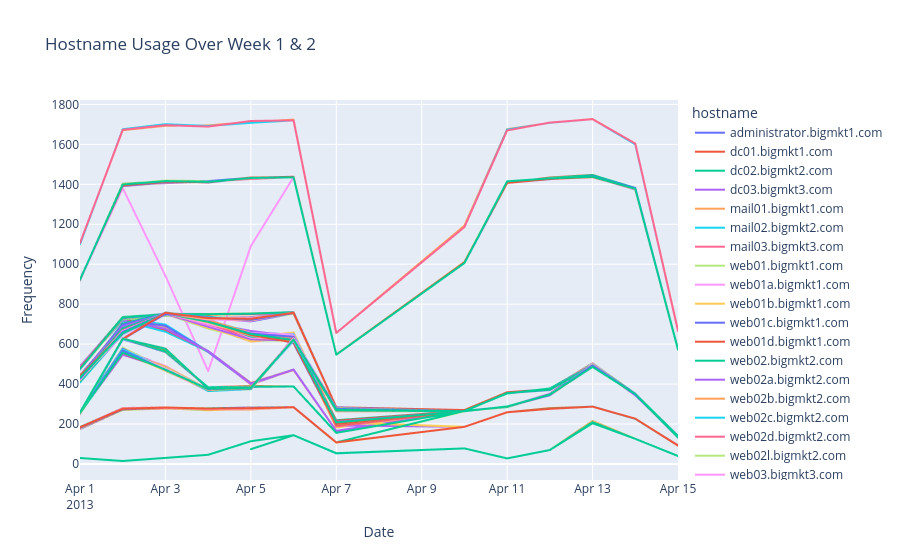

Here is the notebook cell this chart was saved with:
### Markdown cell above
There is a gap in data between Week 1 and Week 2 from 4/7 to 4/10 due to Big Marketing's network being down while an Intrusion Prevention System (IPS) was installed for heightened security.


Starting at 4/2, shorter session durations occur due to denial of service attacks and malicious code causing infection to visiting computers.

### Code cell
# Hostname Usage Over Weeks 1 & 2

# Extract the date from 'parsedDate' for both weeks
week1_bb['Date'] = week1_bb['parsedDate'].dt.date
week2_bb['Date'] = week2_bb['parsedDate'].dt.date


# Concatenate data from both weeks
combined_data = pd.concat([week1_bb, week2_bb])


# Group the combined data by 'Date' and 'hostname' and count the occurrences
hostname_frequencies = combined_data.groupby(['Date', 'hostname']).size().reset_index(name='Frequency')


# Create a line graph to visualize the hostname frequencies over both weeks
fig = px.line(hostname_frequencies, x='Date', y='Frequency', color='hostname', title='Hostname Usage Over Week 1 & 2')


# Show the plot
fig.show()
